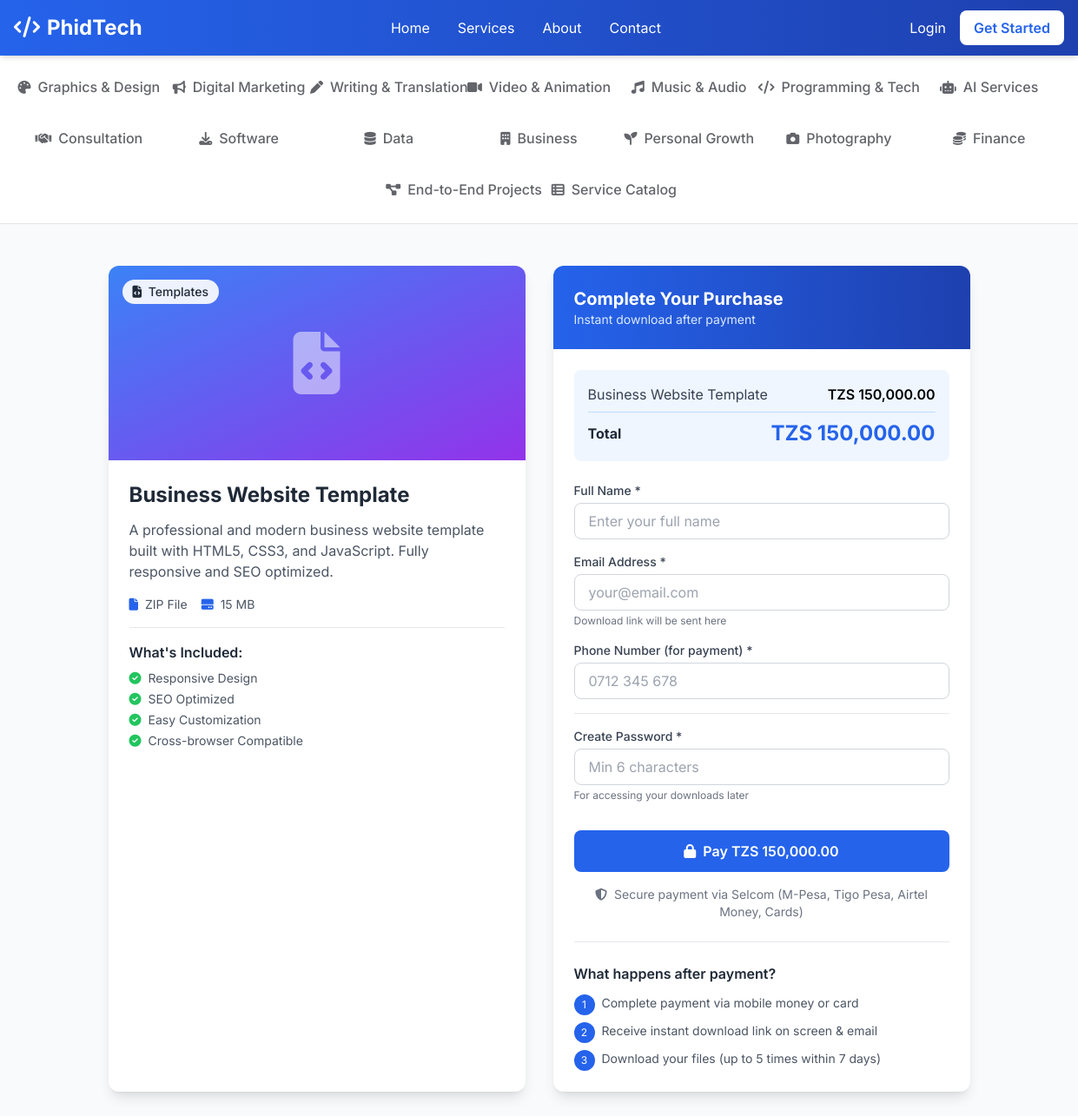
The page /software-order.php?product=1 on the database its author committed.
### tables this page shows
CREATE TABLE IF NOT EXISTS digital_products (
    id INT AUTO_INCREMENT PRIMARY KEY,
    name VARCHAR(255) NOT NULL,
    slug VARCHAR(255) UNIQUE,
    description TEXT,
    short_description VARCHAR(500),
    price DECIMAL(15,2) NOT NULL DEFAULT 0,
    category ENUM('applications', 'templates', 'ebooks', 'graphics', 'video-courses', 'audio') DEFAULT 'applications',
    file_path VARCHAR(500) NOT NULL,
    file_type VARCHAR(50),
    file_size VARCHAR(50),
    thumbnail VARCHAR(500),
    preview_images TEXT,
    demo_url VARCHAR(500),
    version VARCHAR(50),
    requirements TEXT,
    features TEXT,
    download_count INT DEFAULT 0,
    status ENUM('active', 'inactive', 'draft') DEFAULT 'active',
    created_by INT,
    created_at TIMESTAMP DEFAULT CURRENT_TIMESTAMP,
    updated_at TIMESTAMP DEFAULT CURRENT_TIMESTAMP ON UPDATE CURRENT_TIMESTAMP,
    INDEX idx_category (category),
    INDEX idx_status (status),
    INDEX idx_slug (slug)
);

### config/config.php (called while the page is built, shortened)
<?php
function isLoggedIn() {
    return isset($_SESSION['user_id']);
}
function formatCurrency($amount) {
    return 'TZS ' . number_format($amount, 2);
}

### software-order.php (the view, shortened to what this page needs)
<?php
require_once __DIR__ . '/config/config.php';
$db = new Database();
$conn = $db->getConnection();
$product = null;
if (isset($_GET['product'])) {
    $stmt = $conn->prepare("SELECT * FROM digital_products WHERE id = ? AND status = 'active'");
    $stmt->execute([$_GET['product']]);
    $product = $stmt->fetch();
}
$categories = [
    'applications' => ['name' => 'Applications', 'icon' => 'window-maximize'],
    'templates' => ['name' => 'Templates', 'icon' => 'file-code'],
    'ebooks' => ['name' => 'E-Books & PDFs', 'icon' => 'book'],
    'graphics' => ['name' => 'Graphics & Assets', 'icon' => 'images'],
    'video-courses' => ['name' => 'Video Courses', 'icon' => 'video'],
    'audio' => ['name' => 'Audio Files', 'icon' => 'headphones']
];
$prefillName = '';
$prefillEmail = '';
$prefillPhone = '';
require_once __DIR__ . '/includes/header.php';
?>
<section class="py-12 bg-gray-50 min-h-screen">
    <div class="max-w-5xl mx-auto px-4">
        <div class="grid grid-cols-1 lg:grid-cols-2 gap-8">
            <div class="bg-white rounded-xl shadow-lg overflow-hidden">
                <div class="h-56 bg-gradient-to-br from-blue-500 to-purple-600 relative">
                    <?php if ($product['thumbnail']): ?>
                    <img src="<?= SITE_URL ?>/<?= $product['thumbnail'] ?>" alt="<?= htmlspecialchars($product['name']) ?>"
                         class="w-full h-full object-cover">
                    <?php else: ?>
                    <div class="w-full h-full flex items-center justify-center">
                        <i class="fas fa-<?= $categories[$product['category']]['icon'] ?? 'file' ?> text-7xl text-white/50"></i>
                    </div>
                    <?php endif; ?>
                    <span class="absolute top-4 left-4 bg-white/90 text-gray-800 px-3 py-1 rounded-full text-sm font-medium">
                        <i class="fas fa-<?= $categories[$product['category']]['icon'] ?? 'file' ?> mr-1"></i>
                        <?= $categories[$product['category']]['name'] ?? $product['category'] ?>
                    </span>
                </div>
                <div class="p-6">
                    <h1 class="text-2xl font-bold text-gray-800 mb-3"><?= htmlspecialchars($product['name']) ?></h1>
                    <p class="text-gray-600 mb-4"><?= nl2br(htmlspecialchars($product['description'])) ?></p>
                    <div class="flex flex-wrap gap-4 mb-4 text-sm">
                        <?php if ($product['file_type']): ?>
                        <span class="flex items-center text-gray-600">
                            <i class="fas fa-file mr-2 text-primary"></i>
                            <?= strtoupper($product['file_type']) ?> File
                        </span>
                        <?php endif; ?>
                        <?php if ($product['file_size']): ?>
                        <span class="flex items-center text-gray-600">
                            <i class="fas fa-hdd mr-2 text-primary"></i>
                            <?= $product['file_size'] ?>
                        </span>
                        <?php endif; ?>
                    </div>
                    <?php if ($product['features']): ?>
                    <div class="border-t pt-4 mt-4">
                        <h3 class="font-semibold text-gray-800 mb-2">What's Included:</h3>
                        <ul class="space-y-1">
                            <?php foreach (explode(',', $product['features']) as $feature): ?>
                            <li class="flex items-center text-gray-600 text-sm">
                                <i class="fas fa-check-circle text-green-500 mr-2"></i>
                                <?= trim($feature) ?>
                            </li>
                            <?php endforeach; ?>
                        </ul>
                    </div>
                    <?php endif; ?>
                </div>
            </div>
            <div class="bg-white rounded-xl shadow-lg overflow-hidden">
                <div class="bg-gradient-to-r from-primary to-secondary text-white p-6">
                    <h2 class="text-xl font-bold">Complete Your Purchase</h2>
                    <p class="text-blue-100 text-sm">Instant download after payment</p>
                </div>
                <div class="p-6">
                    <div class="bg-blue-50 rounded-lg p-4 mb-6">
                        <div class="flex justify-between items-center mb-2">
                            <span class="text-gray-700"><?= htmlspecialchars($product['name']) ?></span>
                            <span class="font-semibold"><?= formatCurrency($product['price']) ?></span>
                        </div>
                        <div class="border-t border-blue-200 pt-2 mt-2">
                            <div class="flex justify-between items-center">
                                <span class="font-bold text-gray-800">Total</span>
                                <span class="text-2xl font-bold text-primary"><?= formatCurrency($product['price']) ?></span>
                            </div>
                        </div>
                    </div>
                    <form method="POST" class="space-y-4">
                        <div>
                            <label class="block text-sm font-medium text-gray-700 mb-1">Full Name *</label>
                            <input type="text" name="customer_name" required
                                   value="<?= htmlspecialchars($_POST['customer_name'] ?? $prefillName) ?>"
                                   class="w-full px-4 py-2 border border-gray-300 rounded-lg focus:ring-2 focus:ring-primary focus:border-transparent"
                                   placeholder="Enter your full name">
                        </div>
                        <div>
                            <label class="block text-sm font-medium text-gray-700 mb-1">Email Address *</label>
                            <input type="email" name="customer_email" required
                                   value="<?= htmlspecialchars($_POST['customer_email'] ?? $prefillEmail) ?>"
                                   class="w-full px-4 py-2 border border-gray-300 rounded-lg focus:ring-2 focus:ring-primary focus:border-transparent"
                                   placeholder="your@email.com">
                            <p class="text-xs text-gray-500 mt-1">Download link will be sent here</p>
                        </div>
                        <div>
                            <label class="block text-sm font-medium text-gray-700 mb-1">Phone Number (for payment) *</label>
                            <input type="tel" name="customer_phone" required
                                   value="<?= htmlspecialchars($_POST['customer_phone'] ?? $prefillPhone) ?>"
                                   class="w-full px-4 py-2 border border-gray-300 rounded-lg focus:ring-2 focus:ring-primary focus:border-transparent"
                                   placeholder="0712 345 678">
                        </div>
                        <?php if (!isLoggedIn()): ?>
                        <div class="border-t pt-4">
                            <label class="block text-sm font-medium text-gray-700 mb-1">Create Password *</label>
                            <input type="password" name="customer_password" required minlength="6"
                                   class="w-full px-4 py-2 border border-gray-300 rounded-lg focus:ring-2 focus:ring-primary focus:border-transparent"
                                   placeholder="Min 6 characters">
                            <p class="text-xs text-gray-500 mt-1">For accessing your downloads later</p>
                        </div>
                        <?php endif; ?>
                        <div class="pt-4">
                            <button type="submit" class="w-full bg-primary text-white py-3 rounded-lg font-semibold hover:bg-secondary transition">
                                <i class="fas fa-lock mr-2"></i>Pay <?= formatCurrency($product['price']) ?>
                            </button>
                        </div>
                        <div class="text-center text-sm text-gray-500">
                            <i class="fas fa-shield-alt mr-1"></i>
                            Secure payment via Selcom (M-Pesa, Tigo Pesa, Airtel Money, Cards)
                        </div>
                    </form>
                    <div class="mt-6 pt-6 border-t">
                        <h3 class="font-semibold text-gray-800 mb-3">What happens after payment?</h3>
                        <ol class="space-y-2 text-sm text-gray-600">
                            <li class="flex items-start">
                                <span class="w-6 h-6 bg-primary text-white rounded-full flex items-center justify-center text-xs mr-2 flex-shrink-0">1</span>
                                Complete payment via mobile money or card
                            </li>
                            <li class="flex items-start">
                                <span class="w-6 h-6 bg-primary text-white rounded-full flex items-center justify-center text-xs mr-2 flex-shrink-0">2</span>
                                Receive instant download link on screen & email
                            </li>
                            <li class="flex items-start">
                                <span class="w-6 h-6 bg-primary text-white rounded-full flex items-center justify-center text-xs mr-2 flex-shrink-0">3</span>
                                Download your files (up to 5 times within 7 days)
                            </li>
                        </ol>
                    </div>
                </div>
            </div>
        </div>
    </div>
</section>
<?php require_once __DIR__ . '/includes/footer.php'; ?>

### includes/header.php (style rules this page uses)
body { font-family: 'Inter', sans-serif; }

### rows shown on the page
digital_products: category "Templates", name "Business Website Template", description "A professional and modern business website template built with HTML5, CSS3, and JavaScript. Fully responsive and SEO optimized.", file_type "ZIP", file_size "15 MB", features "Responsive Design", features "SEO Optimized", features "Easy Customization", features "Cross-browser Compatible", price "TZS 150,000.00"
